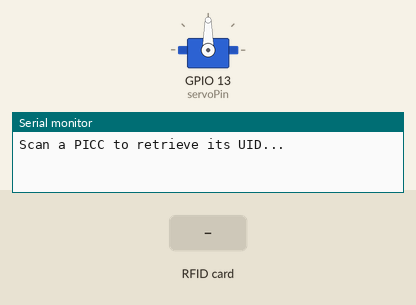
This sketch was run on a simulated ESP32. On the bench: servo, the last lines printed to the serial monitor. The test bench sets the inputs (shaded band).

Above: at 1.2 s.
1.3 s: RFID card DE AD BE EF held to the reader
At 1.8 s:
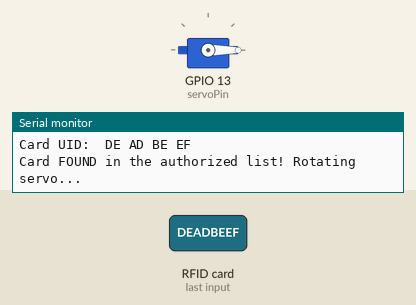
6.8 s: RFID card 12 34 56 78 held to the reader
At 13.1 s:
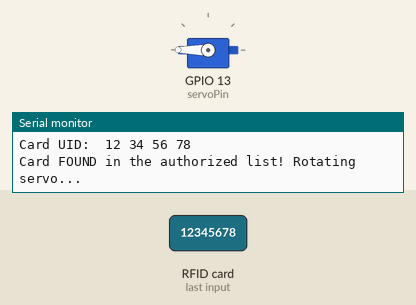
Timing chart, 0 to 14.8 s (numbered marks = the images above; inputs shaded):
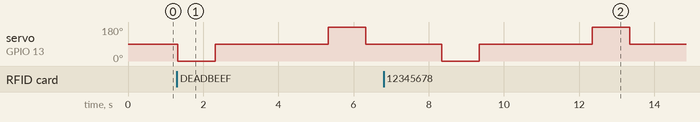

The sketch:

rfid+servo.ino
```cpp
#include <MFRC522v2.h>
#include <MFRC522DriverSPI.h>
#include <MFRC522DriverPinSimple.h>
#include <ESP32Servo.h>

MFRC522DriverPinSimple ss_pin(21);
MFRC522DriverSPI driver{ss_pin}; // Create SPI driver
MFRC522 mfrc522{driver};         // Create MFRC522 instance

Servo myServo; // Create a Servo object
const int servoPin = 13; // Pin connected to the servo control

// List of authorized UIDs
const byte authorizedCards[][4] = {
    {0xDE, 0xAD, 0xBE, 0xEF},
    {0x12, 0x34, 0x56, 0x78},
    {0x90, 0xAB, 0xCD, 0xEF},
    {0x53, 0x69, 0xB2, 0xD9} // Newly added card
};
const int numAuthorizedCards = sizeof(authorizedCards) / sizeof(authorizedCards[0]);

bool checkAuthorized(byte *uid, byte size) {
    for (int i = 0; i < numAuthorizedCards; i++) {
        bool match = true;
        for (int j = 0; j < size; j++) {
            if (authorizedCards[i][j] != uid[j]) {
                match = false;
                break;
            }
        }
        if (match) return true;
    }
    return false;
}

void setup() {
    Serial.begin(9600);
    while (!Serial);

    mfrc522.PCD_Init();
    myServo.attach(servoPin);
    myServo.write(90); // Set servo to stop (neutral position for 360-degree servo)
    Serial.println(F("Scan a PICC to retrieve its UID..."));
}

void loop() {
    if (!mfrc522.PICC_IsNewCardPresent()) {
        return;
    }

    if (!mfrc522.PICC_ReadCardSerial()) {
        return;
    }

    Serial.print("Card UID: ");
    for (byte i = 0; i < mfrc522.uid.size; i++) {
        Serial.print(mfrc522.uid.uidByte[i] < 0x10 ? " 0" : " ");
        Serial.print(mfrc522.uid.uidByte[i], HEX);
    }
    Serial.println();

    if (checkAuthorized(mfrc522.uid.uidByte, mfrc522.uid.size)) {
        Serial.println("Card FOUND in the authorized list! Rotating servo...");

        // Rotate clockwise for approximately 3 revolutions
        myServo.write(0); // Set servo to rotate clockwise (adjust value if needed)
        delay(1000); // Adjust delay to achieve approximately 3 revolutions
        myServo.write(90); // Stop the servo

        delay(3000); // Delay for 2 seconds

        // Rotate counterclockwise to return to initial state
        myServo.write(180); // Set servo to rotate counterclockwise (adjust value if needed)
        delay(1000); // Adjust delay to achieve approximately 3 revolutions
        myServo.write(90); // Stop the servo
    } else {
        Serial.println("Card NOT FOUND in the authorized list!");
    }

    delay(2000); // Delay before next scan
}
```

Measured:
- after the input at 1.3 s, servo on GPIO 13 (servoPin): 90° → 0° at once, → 90° 1.0 s later, → 180° 3.0 s later, → 90° 1.0 s later
- after the input at 6.8 s, servo on GPIO 13 (servoPin): 90° → 0° after 1.5 s, → 90° 1.0 s later, → 180° 3.0 s later, → 90° 1.0 s later
